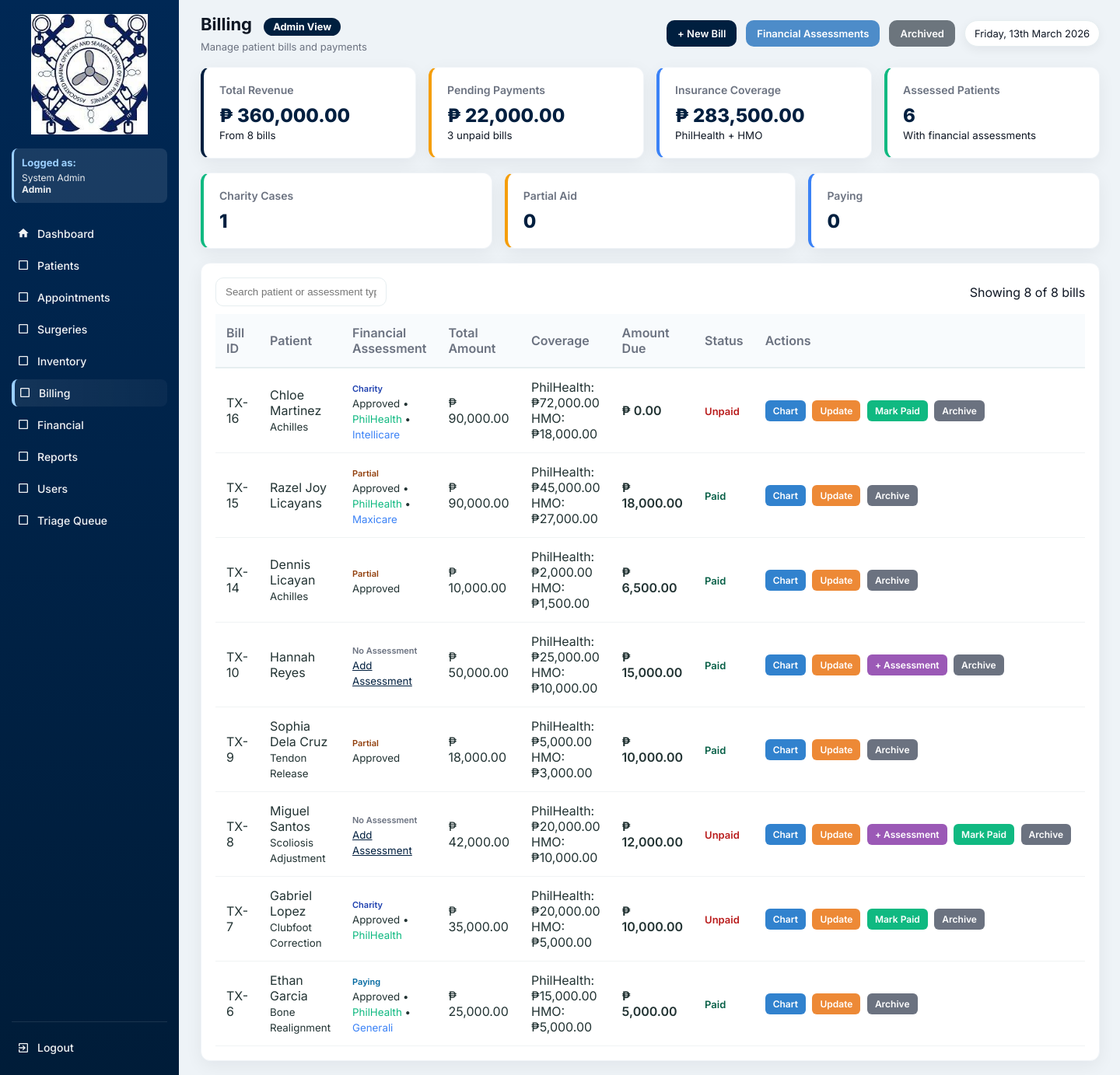
Page /billing.php (signed in) on the committed database.
### tables this page shows
CREATE TABLE `billing` (
  `id` int(11) NOT NULL,
  `patient_id` int(11) DEFAULT NULL,
  `financial_id` int(11) DEFAULT NULL,
  `financial_assessment_id` int(11) DEFAULT NULL,
  `surgery_id` int(11) DEFAULT NULL,
  `total_amount` decimal(10,2) DEFAULT NULL,
  `philhealth_coverage` decimal(10,2) DEFAULT 0.00,
  `hmo_coverage` decimal(10,2) DEFAULT 0.00,
  `amount_due` decimal(10,2) DEFAULT NULL,
  `status` enum('Unpaid','Paid') DEFAULT 'Unpaid',
  `created_at` timestamp NOT NULL DEFAULT current_timestamp(),
  `is_archived` tinyint(1) DEFAULT 0,
  `archived_at` datetime DEFAULT NULL,
  `archived_by` int(11) DEFAULT NULL,
  `paid_at` datetime DEFAULT NULL
);

CREATE TABLE `patients` (
  `id` int(11) NOT NULL,
  `patient_code` varchar(20) DEFAULT NULL,
  `first_name` varchar(100) DEFAULT NULL,
  `last_name` varchar(100) DEFAULT NULL,
  `gender` varchar(10) DEFAULT NULL,
  `sex` enum('Male','Female') DEFAULT NULL,
  `birth_date` date DEFAULT NULL,
  `phone` varchar(50) DEFAULT NULL,
  `address` text DEFAULT NULL,
  `guardian` varchar(100) DEFAULT NULL,
  `blood_type` varchar(10) DEFAULT NULL,
  `weight` decimal(5,2) DEFAULT NULL,
  `height` decimal(5,2) DEFAULT NULL,
  `pulse_rate` int(11) DEFAULT NULL,
  `temperature` decimal(4,2) DEFAULT NULL,
  `guardian_name` varchar(150) DEFAULT NULL,
  `created_at` timestamp NOT NULL DEFAULT current_timestamp(),
  `is_archived` tinyint(1) DEFAULT 0,
  `archived_at` datetime DEFAULT NULL,
  `archived_by` int(11) DEFAULT NULL
);

CREATE TABLE `surgeries` (
  `id` int(11) NOT NULL,
  `patient_id` int(11) DEFAULT NULL,
  `doctor_id` int(11) DEFAULT NULL,
  `surgery_type` varchar(150) DEFAULT NULL,
  `schedule_date` date DEFAULT NULL,
  `operating_room` varchar(20) DEFAULT NULL,
  `status` enum('Scheduled','Completed','Cancelled') DEFAULT 'Scheduled',
  `is_archived` tinyint(1) DEFAULT 0,
  `archived_at` datetime DEFAULT NULL,
  `archived_by` int(11) DEFAULT NULL,
  `created_at` timestamp NOT NULL DEFAULT current_timestamp()
);

CREATE TABLE `financial_assessment` (
  `id` int(11) NOT NULL,
  `patient_id` int(11) DEFAULT NULL,
  `billing_id` int(11) DEFAULT NULL,
  `assessment_type` enum('Charity','Partial','Paying') DEFAULT NULL,
  `philhealth_eligible` tinyint(1) DEFAULT 0,
  `hmo_provider` varchar(100) DEFAULT NULL,
  `status` enum('Pending','Approved','Rejected') DEFAULT 'Pending',
  `is_archived` tinyint(1) DEFAULT 0,
  `archived_at` datetime DEFAULT NULL,
  `archived_by` int(11) DEFAULT NULL,
  `reviewed_at` datetime DEFAULT NULL,
  `reviewed_by` int(11) DEFAULT NULL,
  `created_at` timestamp NOT NULL DEFAULT current_timestamp()
);

### billing.php (the view, shortened to what the rows shown need)
<?php
require 'config.php';
require 'functions.php';
$current_role = $_SESSION['role'] ?? 'Guest';
$is_admin = ($current_role === 'Admin');
$is_billing = ($current_role === 'Billing');
$is_social_worker = ($current_role === 'SocialWorker');
$bills_per_page = 10;
$current_page = isset($_GET['page']) ? max(1, intval($_GET['page'])) : 1;
$offset = ($current_page - 1) * $bills_per_page;
$show_archived = isset($_GET['show']) && $_GET['show'] === 'archived';
$where_conditions = $show_archived ? ["b.is_archived = 1"] : ["b.is_archived = 0"];
$where_clause = !empty($where_conditions) ? 'WHERE ' . implode(' AND ', $where_conditions) : '';
$rows = fetchAll($conn, "
    SELECT
        b.*,
        p.first_name,
        p.last_name,
        p.patient_code,
        s.surgery_type,
        s.schedule_date,
        fa.id as fa_id,
        fa.assessment_type,
        fa.status as fa_status,
        fa.philhealth_eligible,
        fa.hmo_provider,
        fa.created_at as fa_created,
        arch_user.full_name AS archived_by_name,
        COUNT(CASE WHEN b2.status = 'Unpaid' AND b2.patient_id = b.patient_id THEN 1 END) as patient_unpaid_count,
        SUM(CASE WHEN b2.status = 'Unpaid' AND b2.patient_id = b.patient_id THEN b2.amount_due ELSE 0 END) as patient_unpaid_total
    FROM billing b
    LEFT JOIN patients p ON b.patient_id = p.id
    LEFT JOIN surgeries s ON b.surgery_id = s.id
    LEFT JOIN financial_assessment fa ON b.financial_assessment_id = fa.id
    LEFT JOIN users arch_user ON b.archived_by = arch_user.id
    LEFT JOIN billing b2 ON b.patient_id = b2.patient_id AND b2.is_archived = 0
    $where_clause
    GROUP BY b.id
    ORDER BY b.id DESC
    LIMIT $offset, $bills_per_page
", null, []);
?>
<!DOCTYPE html>
<html lang="en">
<head>
</head>
<body>
<div class="app">
  <div class="main">
    <div class="topbar">
      <div class="top-left">
        <h1>Billing <?= $show_archived ? '(Archived)' : '' ?>
          <span class="role-badge role-<?= strtolower($current_role) ?>"><?= htmlspecialchars($current_role) ?> View</span>
        </h1>
      </div>
    </div>
    <div class="table-wrap">
      <table id="billingTable">
        <thead>
          <tr>
            <th>Bill ID</th>
            <th>Patient</th>
            <th>Financial Assessment</th>
            <th>Total Amount</th>
            <th>Coverage</th>
            <th>Amount Due</th>
            <th>Status</th>
            <th>Actions</th>
          </tr>
        </thead>
        <tbody>
          <?php if (count($rows) > 0): ?>
            <?php foreach($rows as $r): ?>
              <?php
              $status_class = strtolower($r['status'] ?? 'unpaid');
              $has_assessment = !empty($r['fa_id']);
              $assessment_type = $r['assessment_type'] ?? null;
              $fa_status = $r['fa_status'] ?? null;
              $type_class = $assessment_type ? 'type-' . strtolower($assessment_type) : 'type-none';
              $row_bg = !empty($r['is_archived']) ? 'style="background:rgba(149,165,166,0.1);"' : '';
              $patient_name = htmlspecialchars($r['first_name'] . ' ' . $r['last_name']);
              ?>
              <tr data-id="<?= $r['id'] ?>" <?= $row_bg ?>>
                <td>TX-<?= $r['id'] ?></td>
                <td>
                  <?= $patient_name ?>
                  <?php if ($r['surgery_type']): ?>
                    <br><small class="muted"><?= htmlspecialchars($r['surgery_type']) ?></small>
                  <?php endif; ?>
                </td>
                <td>
                  <?php if ($has_assessment): ?>
                    <span class="type <?= $type_class ?>"><?= htmlspecialchars($assessment_type) ?></span>
                    <br>
                    <small class="muted">
                      <?= htmlspecialchars($fa_status ?? 'N/A') ?>
                      <?php if ($r['philhealth_eligible']): ?> • <span style="color:#10b981;">PhilHealth</span><?php endif; ?>
                      <?php if (!empty($r['hmo_provider'])): ?> • <span style="color:#3b82f6;"><?= htmlspecialchars($r['hmo_provider']) ?></span><?php endif; ?>
                    </small>
                  <?php else: ?>
                    <span class="type type-none">No Assessment</span>
                    <br>
                    <small class="muted"><a href="financial_form.php?patient_id=<?= $r['patient_id'] ?>&bill_id=<?= $r['id'] ?>" style="color:var(--navy-700);">Add Assessment</a></small>
                  <?php endif; ?>
                </td>
                <td>₱ <?= number_format($r['total_amount'], 2) ?></td>
                <td>
                  PhilHealth: ₱<?= number_format($r['philhealth_coverage'], 2) ?><br>
                  HMO: ₱<?= number_format($r['hmo_coverage'], 2) ?>
                </td>
                <td style="font-weight:600;">₱ <?= number_format($r['amount_due'], 2) ?></td>
                <td>
                  <span class="status <?= $status_class ?>"><?= $r['status'] ?></span>
                </td>
                <td style="white-space:nowrap;">
                  <a href="billing_view.php?id=<?= $r['id'] ?>" class="action-btn btn-chart">Chart</a>
                  <a href="billing_form.php?id=<?= $r['id'] ?>" class="action-btn btn-update">Update</a>
                  <?php if (!$has_assessment && ($is_admin || $is_billing || $is_social_worker)): ?>
                    <a href="financial_form.php?patient_id=<?= $r['patient_id'] ?>&bill_id=<?= $r['id'] ?>" class="action-btn btn-assessment">+ Assessment</a>
                  <?php endif; ?>
                  <?php if ($r['status'] === 'Unpaid' && ($is_admin || $is_billing) && empty($r['is_archived'])): ?>
                    <a href="billing.php?mark_paid=<?= $r['id'] ?>" class="action-btn btn-paid" onclick="return confirm('Mark bill for <?= htmlspecialchars($patient_name, ENT_QUOTES) ?> as paid?')">Mark Paid</a>
                  <?php endif; ?>
                  <?php if (($is_admin || $is_billing)): ?>
                    <?php if (!empty($r['is_archived'])): ?>
                      <a href="billing.php?restore=<?= $r['id'] ?>" class="action-btn btn-archive" onclick="return confirm('Restore bill for <?= htmlspecialchars($patient_name, ENT_QUOTES) ?>?')">Restore</a>
                    <?php else: ?>
                      <a href="billing.php?archive=<?= $r['id'] ?>" class="action-btn btn-archive" onclick="return confirm('Archive bill for <?= htmlspecialchars($patient_name, ENT_QUOTES) ?>?')">Archive</a>
                    <?php endif; ?>
                  <?php endif; ?>
                </td>
              </tr>
            <?php endforeach; ?>
          <?php else: ?>
            <tr><td colspan="8" style="text-align:center; padding:30px;">No bills found.</td></tr>
          <?php endif; ?>
        </tbody>
      </table>
    </div>
  </div>
</div>
</body>
</html>

### rows in the picture
billing: id "16", patient.last_name "Chloe Martinez", surgery.surgery_type "Achilles", financial_assessment.assessment_type "Charity", financial_assessment.status "Approved", shows "PhilHealth", financial_assessment.hmo_provider "Intellicare", total_amount "90,000.00", philhealth_coverage "72,000.00", hmo_coverage "18,000.00", amount_due "0.00", status "Unpaid"
billing: id "15", patient.last_name "Razel Joy Licayans", financial_assessment.assessment_type "Partial", financial_assessment.status "Approved", shows "PhilHealth", financial_assessment.hmo_provider "Maxicare", total_amount "90,000.00", philhealth_coverage "45,000.00", hmo_coverage "27,000.00", amount_due "18,000.00", status "Paid"
billing: id "14", patient.last_name "Dennis Licayan", surgery.surgery_type "Achilles", financial_assessment.assessment_type "Partial", financial_assessment.status "Approved", total_amount "10,000.00", philhealth_coverage "2,000.00", hmo_coverage "1,500.00", amount_due "6,500.00", status "Paid"
billing: id "10", patient.last_name "Hannah Reyes", total_amount "50,000.00", philhealth_coverage "25,000.00", hmo_coverage "10,000.00", amount_due "15,000.00", status "Paid"
billing: id "9", patient.last_name "Sophia Dela Cruz", surgery.surgery_type "Tendon Release", financial_assessment.assessment_type "Partial", financial_assessment.status "Approved", total_amount "18,000.00", philhealth_coverage "5,000.00", hmo_coverage "3,000.00", amount_due "10,000.00", status "Paid"
billing: id "8", patient.last_name "Miguel Santos", surgery.surgery_type "Scoliosis Adjustment", total_amount "42,000.00", philhealth_coverage "20,000.00", hmo_coverage "10,000.00", amount_due "12,000.00", status "Unpaid"
billing: id "7", patient.last_name "Gabriel Lopez", surgery.surgery_type "Clubfoot Correction", financial_assessment.assessment_type "Charity", financial_assessment.status "Approved", shows "PhilHealth", total_amount "35,000.00", philhealth_coverage "20,000.00", hmo_coverage "5,000.00", amount_due "10,000.00", status "Unpaid"
billing: id "6", patient.last_name "Ethan Garcia", surgery.surgery_type "Bone Realignment", financial_assessment.assessment_type "Paying", financial_assessment.status "Approved", shows "PhilHealth", financial_assessment.hmo_provider "Generali", total_amount "25,000.00", philhealth_coverage "15,000.00", hmo_coverage "5,000.00", amount_due "5,000.00", status "Paid"

### other values in the picture
$current_name "System Admin"
$current_role "Admin"
$label "Patients"
$label "Appointments"
$label "Surgeries"
$label "Inventory"
$label "Billing"
$label "Financial"
$label "Reports"
$label "Users"
$label "Triage Queue"
$total_stats['total_revenue'] "360,000.00"
$total_stats['total_bills'] "8"
$total_stats['pending_payments'] "22,000.00"
$total_stats['unpaid_bills'] "3"
